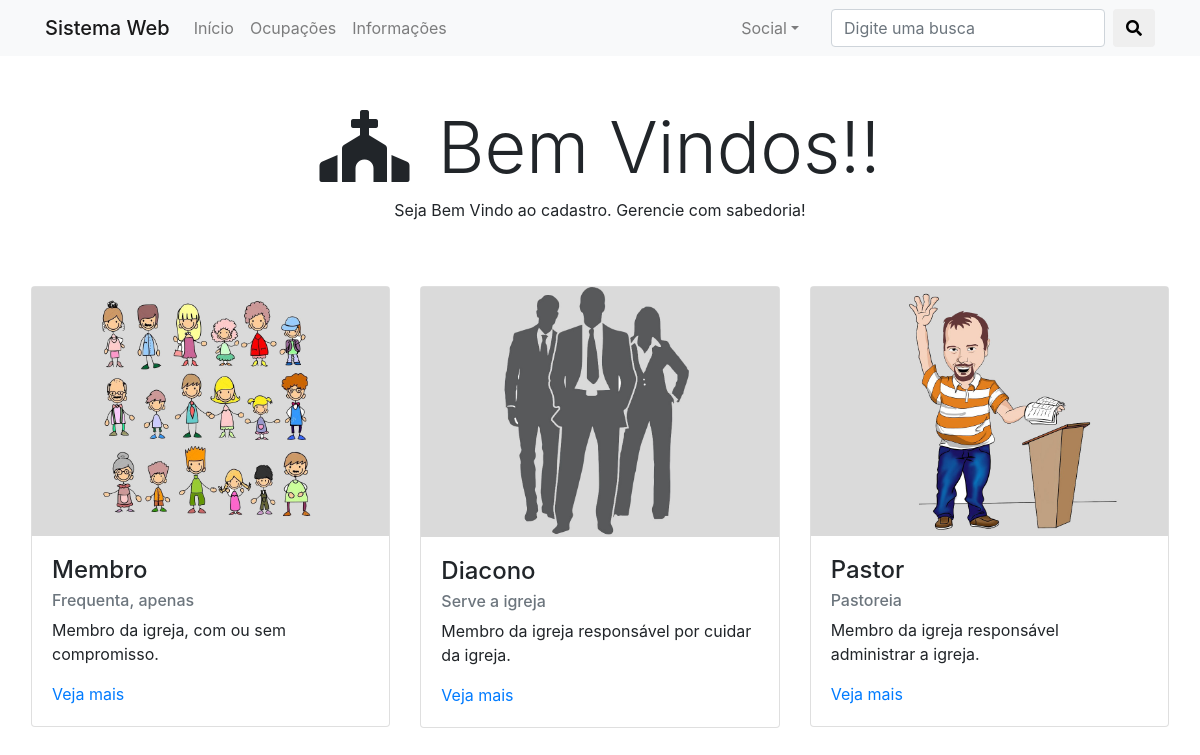
Page /sistema/ on the committed database.
### sis/models.py (models this page shows, shortened)
class Ocupacao(models.Model):
    Nome = models.CharField(max_length=250)
    Descricao = models.CharField(max_length=350)
    DescricaoLong = models.CharField(max_length=1000)
    Imagem = models.CharField(max_length=500)

### sis/views.py (the view)
def index(request):
    all_ocp = Ocupacao.objects.all()
    context = {
        'all_ocp':all_ocp,
    }
    return render(request, 'sistema/index.html', context)

### sis/templates/sistema/index.html
{% extends 'sistema/base.html' %}
{% block cabecalho %}
{% load staticfiles %}
<div class="container">
    <div class="row">
        <div class="col-12 text-center my-5">
            <h3 class="display-3">
                <i class="fas fa-church mr-2"></i> Bem Vindos!!
            </h3>
            <p>Seja Bem Vindo ao cadastro. Gerencie com sabedoria!</p>
        </div>
    </div>
</div>
{% if all_ocp %}
<div class="row justify-content-sm-center mx-3">
        {% for ocp in all_ocp %}
        <div class="com-sm-6 col-md-4 mb-5">
            <div class="card">
                <img src="{% static 'sistema/imagens/' %}{{ ocp.Imagem }}" width="100%">
                <div class="card-body">
                    <h4 class="card-title">{{ ocp.Nome }}</h4>
                    <h6 class="card-subtitle mb-2 text-muted">{{ ocp.Descricao }}</h6>
                    <p class="card-text">{{ ocp.DescricaoLong }}</p>
                    <a href="{% url 'sistema:detalhes' ocp.id %}" class="card-link">Veja mais</a>
                </div>
            </div>
        </div>
        {% endfor %}
    {% else %}
    <h4>Não existem ocupações registradas</h4>
{% endif %}
</div>
{% endblock %}

### sis/templates/sistema/base.html (shortened to what this page needs)
{% load staticfiles %}
<!DOCTYPE html>
<html lang="pt-br">
<head>
    <link rel="stylesheet" type="text/css" href="{% static 'style.css' %}">
    <link rel="stylesheet" href="https://stackpath.bootstrapcdn.com/bootstrap/4.1.3/css/bootstrap.min.css">
    <link rel="stylesheet" href="https://use.fontawesome.com/releases/v5.2.0/css/all.css">
</head>
<body>
    <nav class="navbar navbar-expand-lg navbar-light bg-light">
        <div class="container">
            <a class="navbar-brand h1 mb-0"  href="{% url 'sistema:index' %}">Sistema Web</a>
            <div class="collapse navbar-collapse" id="navBarSite">
                <ul class="navbar-nav mr-auto">
                    <li class="nav-item">
                        <a class="nav-link" href="#">Início</a>
                    </li>
                    <li class="nav-item">
                        <a class="nav-link" href="">Ocupações</a>
                    </li>
                    <li class="nav-item">
                        <a class="nav-link" href="#">Informações</a>
                    </li>
                </ul>
                <ul class="navbar-nav ml-auto">
                    <li class="nav-item dropdown">
                        <a class="nav-link dropdown-toggle" href="#" data-toggle="dropdown" id="navDrop">Social</a>
                    </li>
                </ul>
                <form class="form-inline">
                    <input class="form-control ml-4 mr-2" type="search" name="" placeholder="Digite uma busca">
                    <button class="btn btn-default" type="submit">
                        <i class="fas fa-search"></i>
                    </button>
                </form>
            </div>
        </div>
    </nav>
</body>
{% block cabecalho %}
{% endblock %}
</html>

### sis/static/sistema/imagens/style.css (style rules this page uses)
body { background-color: white; }

### rows in the picture
Ocupacao: Imagem (picture), Nome "Membro", Descricao "Frequenta, apenas", DescricaoLong "Membro da igreja, com ou sem compromisso."
Ocupacao: Imagem (picture), Nome "Diacono", Descricao "Serve a igreja", DescricaoLong "Membro da igreja responsável por cuidar da igreja."
Ocupacao: Imagem (picture), Nome "Pastor", Descricao "Pastoreia", DescricaoLong "Membro da igreja responsável administrar a igreja."
